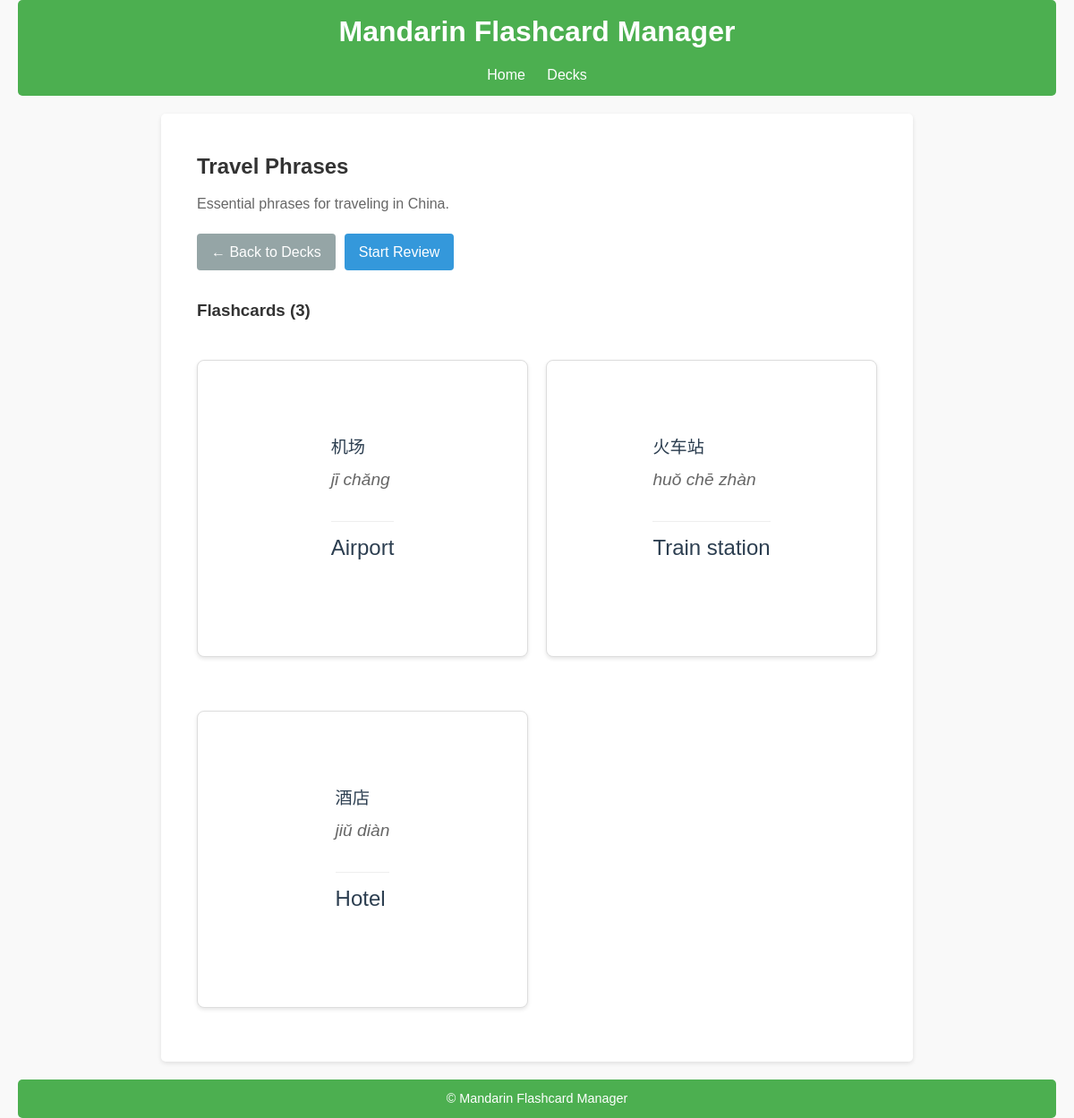
Screenshot of /decks/view/7 with the database file from the repository.
### src/database/models/deck.py (models this page shows)
class Deck(Base):
    __tablename__ = "decks"
    id = Column(Integer, primary_key=True, index=True)
    name = Column(String, unique=True, nullable=False)
    description = Column(String, nullable=True)
    flashcards = relationship("Flashcard", back_populates="deck", cascade="all, delete")

### src/database/models/flashcard.py (models this page shows)
class Flashcard(Base):
    __tablename__ = "flashcards"
    id = Column(Integer, primary_key=True, index=True)
    deck_id = Column(Integer, ForeignKey("decks.id", ondelete="CASCADE"), nullable=False)
    word = Column(String, nullable=False)
    pinyin = Column(String, nullable=False)
    translation = Column(String, nullable=False)
    example_sentence = Column(String, nullable=True)  # nullable=True since it's optional
    deck = relationship("Deck", back_populates="flashcards")

### src/routes/decks.py (the view)
@decks_bp.route("/view/<int:deck_id>", methods=["GET"])
def view_deck(deck_id):
    db = next(get_db())
    try:
        deck = db.query(Deck).filter(Deck.id == deck_id).first()
        if not deck:
            abort(404, description="Deck not found")
        return render_template('deck_detail.html', deck=deck)
    finally:
        db.close()

### src/database/db.py (called while the page is built)
def get_db():
    db = SessionLocal()
    try:
        yield db
    finally:
        db.close()

### src/templates/deck_detail.html (shortened to what this page needs)
{% extends "base.html" %}
{% block content %}
<div class="deck-detail-container">
    <div class="deck-header">
        <h2>{{ deck.name }}</h2>
        {% if deck.description %}
            <p class="deck-description">{{ deck.description }}</p>
        {% endif %}
    </div>
    <div class="deck-actions">
        <a href="{{ url_for('decks.view_decks') }}" class="button back-btn">← Back to Decks</a>
        <a href="{{ url_for('review.start_review', deck_id=deck.id) }}" class="button review-btn">Start Review</a>
    </div>
    <div class="flashcards-section">
        <h3>Flashcards ({{ deck.flashcards|length }})</h3>
        {% if deck.flashcards %}
            <div class="flashcard-grid">
                {% for card in deck.flashcards %}
                    <div class="flashcard">
                        <div class="card-content">
                            <div class="chinese">
                                <span class="word">{{ card.word }}</span>
                                <span class="pinyin">{{ card.pinyin }}</span>
                            </div>
                            <div class="translation">{{ card.translation }}</div>
                        </div>
                    </div>
                {% endfor %}
            </div>
        {% else %}
            <p class="no-cards">No flashcards in this deck yet.</p>
        {% endif %}
    </div>
</div>
{% endblock %}

### src/static/styles.css (style rules this page uses)
body, h1, h2, h3, p, ul, li, a, button, input, label { margin: 0; padding: 0; box-sizing: border-box; }
body { font-family: Arial, sans-serif; background-color: #f9f9f9; color: #333; line-height: 1.6; padding: 0 20px; }
a { color: #4CAF50; text-decoration: none; }
.flashcard { background-color: white; border-radius: 10px; box-shadow: 0 2px 10px rgba(0,0,0,0.1); padding: 40px; margin: 20px 0; min-height: 300px; display: flex; flex-direction: column; justify-content: center; align-items: center; cursor: pointer; }
.pinyin { font-size: 1.2em; color: #666; margin-bottom: 20px; }
.translation { font-size: 1.5em; margin-bottom: 20px; }
.button { padding: 10px 20px; border: none; border-radius: 5px; cursor: pointer; font-size: 1em; transition: background-color 0.3s; }

### src/templates/deck_detail.html (style rules this page uses)
.deck-detail-container { max-width: 1200px; margin: 0 auto; padding: 20px; }
.deck-header { margin-bottom: 20px; }
.deck-description { color: #666; margin-top: 10px; }
.deck-actions { display: flex; gap: 10px; margin-bottom: 30px; }
.button { padding: 8px 16px; border-radius: 4px; text-decoration: none; font-weight: 500; }
.back-btn { background-color: #95a5a6; color: white; }
.review-btn { background-color: #3498db; color: white; }
.flashcards-section { margin-top: 30px; }
.flashcard-grid { display: grid; grid-template-columns: repeat(auto-fill, minmax(250px, 1fr)); gap: 20px; margin-top: 20px; }
.flashcard { border: 1px solid #ddd; border-radius: 8px; padding: 15px; background-color: white; box-shadow: 0 2px 4px rgba(0,0,0,0.1); }
.card-content { display: flex; flex-direction: column; gap: 10px; }
.chinese { display: flex; flex-direction: column; gap: 5px; }
.word { font-size: 1.2em; color: #2c3e50; }
.pinyin { color: #666; font-style: italic; }
.translation { color: #2c3e50; border-top: 1px solid #eee; padding-top: 10px; }

### rows the page displays
Deck: name "Travel Phrases", description "Essential phrases for traveling in China."
Flashcard: word "机场", pinyin "jī chǎng", translation "Airport"
Flashcard: word "火车站", pinyin "huǒ chē zhàn", translation "Train station"
Flashcard: word "酒店", pinyin "jiǔ diàn", translation "Hotel"

### other values shown
{{ deck.flashcards|length }} "3"
